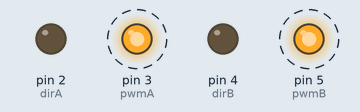
Simulated run of this sketch. Board: Arduino Uno, built with avr-gcc and run on an emulated ATmega328P. On the bench: output pins drawn as LEDs (lit = HIGH). Dashed ring = blinking.

Above: at 0.6 s.
Timing chart, 0 to 5.3 s (numbered marks = the images above):
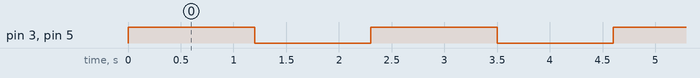

The sketch:

roule.ino
```cpp
int dirA = 2,
    dirB = 4,
    pwmA = 3,
    pwmB = 5;

void setup() {
  // put your setup code here, to run once:
  pinMode(dirA, OUTPUT);
  pinMode(dirB, OUTPUT);
  pinMode(pwmA, OUTPUT);
  pinMode(pwmB, OUTPUT);
  Serial.begin(9600);
}

void loop() {
  // put your main code here, to run repeatedly:
avancer(255);
delay(1000);
halt();
delay(1000);
}
void avancer(int vit) {
  digitalWrite(9, LOW);
  digitalWrite(8, LOW);
  digitalWrite(dirA, LOW);
  digitalWrite(dirB, LOW);
  analogWrite(pwmA, vit);
  analogWrite(pwmB, vit);
  delay(200);
}
void droite(int vit) {
  digitalWrite(9, LOW);
  digitalWrite(8, LOW);
  digitalWrite(dirA, HIGH);
  digitalWrite(dirB, LOW);
  analogWrite(pwmA, vit);
  analogWrite(pwmB, vit);
}
void gauche(int vit) {
  digitalWrite(9, LOW);
  digitalWrite(8, LOW);
  digitalWrite(dirA, LOW);
  digitalWrite(dirB, HIGH);
  analogWrite(pwmA, vit);
  analogWrite(pwmB, vit);
}
void reculer(int vit) {
  digitalWrite(9, LOW);
  digitalWrite(8, LOW);
  digitalWrite(dirA, HIGH);
  digitalWrite(dirB, HIGH);
  analogWrite(pwmA, vit);
  analogWrite(pwmB, vit);
}
void halt() {
  analogWrite(pwmA, 0);
  analogWrite(pwmB, 0);
  digitalWrite(9, HIGH);
  digitalWrite(8, HIGH);
  delay(100);
}
```

Measured:
- by itself, pin 3 (pwmA), pin 5 (pwmB): alternates HIGH for 1.2 s and LOW for 1.1 s
